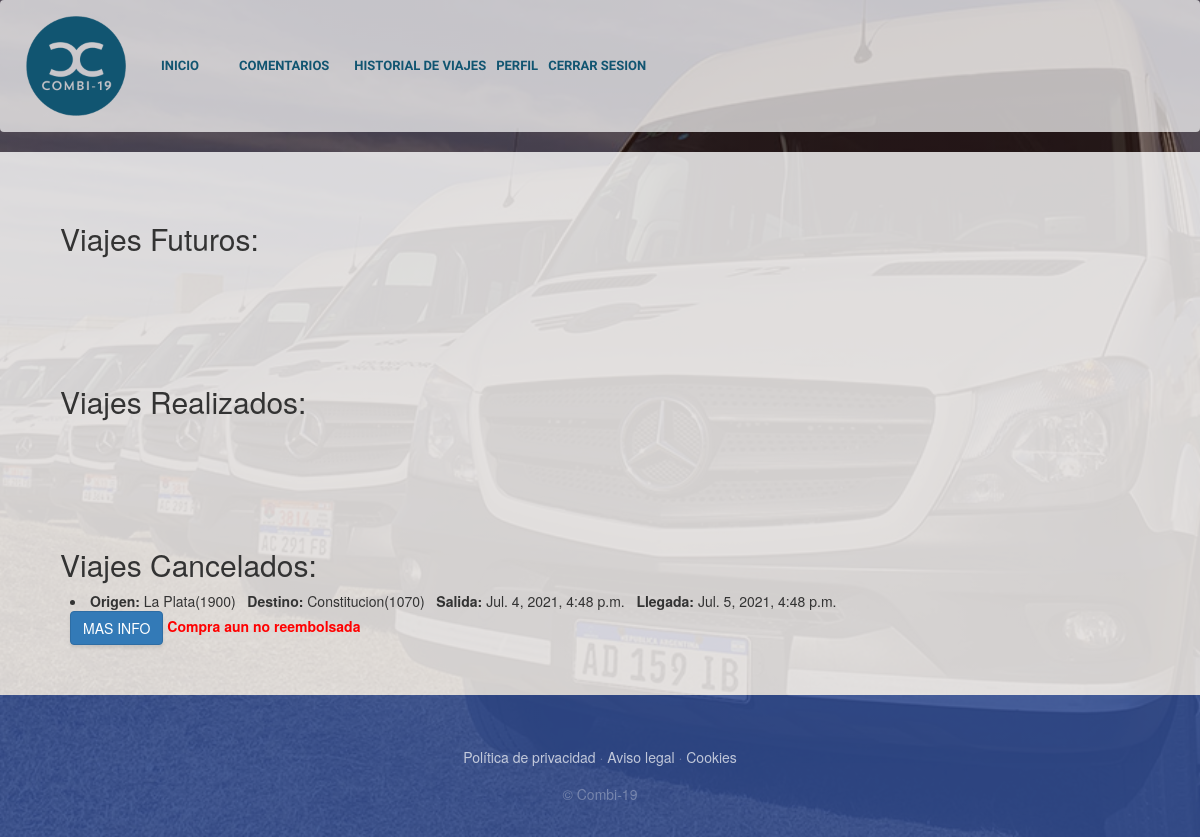
Screenshot of /HistorialDeViajes/ (signed in) with the database file from the repository.
### PaginaDePruebaApp/models.py (models this page shows, shortened)
class Compra(models.Model):
    fechaCompra=models.DateTimeField(auto_now_add=True)
    total=models.FloatField()
    viaje = models.ForeignKey(Viaje, on_delete= models.CASCADE)
    user = models.ForeignKey(Cliente, on_delete= models.CASCADE)
    insumos = models.ManyToManyField(Insumo,default=None,null=True,through='CantidadInsumo')
    comentario=models.OneToOneField(Comentario,on_delete=models.SET_NULL,default=None,null=True)
    invitados=models.ManyToManyField(Invitado,default=None,null=True)
    pendiente=models.BooleanField(default=False)
    cancelado=models.BooleanField(default=False)
    reembolso=models.OneToOneField(Reembolso, on_delete=CASCADE, default=None, null=True)
    class Meta:
        verbose_name="Compra"
        verbose_name_plural="Compras"

class Viaje(models.Model):
    enCurso=models.BooleanField(default=False, verbose_name="Viaje iniciado")
    finalizado=models.BooleanField(default=False, verbose_name="Viaje finalizado")
    insumo = models.ManyToManyField(Insumo, verbose_name="Lista de insumos", blank=True)
    combi = models.ForeignKey(Combi, verbose_name="Lista de combis",on_delete=models.PROTECT)
    ruta = models.ForeignKey(Ruta, verbose_name="ruta",on_delete=models.PROTECT)
    fechaSalida=models.DateTimeField()
    fechaLlegada=models.DateTimeField()
    duracion=models.CharField(max_length=20, default='')
    asientosDisponibles=models.PositiveIntegerField()
    precio=models.PositiveIntegerField()
    class Meta:
        verbose_name="Viaje"
        verbose_name_plural="Viajes"

class Ruta(models.Model):
    id = models.AutoField(primary_key=True)
    origen = models.ForeignKey(Lugar, on_delete= models.PROTECT,related_name = 'rutaOrigen')
    destino = models.ForeignKey(Lugar, on_delete= models.PROTECT, related_name = 'rutaDestino')
    distancia=models.PositiveIntegerField() #distancia en km
    descripcion = models.CharField(max_length=50, blank=False)
    class Meta:
        unique_together=('origen','destino','descripcion')  ## hace que no puede haber otra ruta con estos 3 campos iguales
        verbose_name="Ruta"
        verbose_name_plural="Rutas"

class Lugar(models.Model):
    nombre=models.CharField(max_length=30)
    codigoPostal=models.IntegerField(unique=True, primary_key=True)
    def __str__(self):
        return "{0}({1})".format(self.nombre, self.codigoPostal)
    class Meta:
        verbose_name="Lugar"
        verbose_name_plural="Lugares"

### PaginaDePruebaApp/views.py (the view)
# urls.py: path('HistorialDeViajes/', views.HistorialDeViajes,name = "HistorialDeViajes"),
def HistorialDeViajes(request):
    if request.user.is_authenticated:
        compras=Compra.objects.filter(user__user__id__icontains=request.user.id)
        persona=Cliente.objects.get(user_id=request.user.id)
        if compras:
            return render(request,"PaginaDePruebaApp/historialDeViajes.html", {"compras":compras,"persona":persona})
        else:
            return render(request,"PaginaDePruebaApp/historialDeViajes.html",{"persona":persona})

### PaginaDePruebaApp/templates/PaginaDePruebaApp/historialDeViajes.html (shortened to what this page needs)
{% extends "PaginaDePruebaApp/base.html" %}
{% load static %}
{% block content %}
{% if compras %}
<div style="background-color: rgba(255, 255, 255,0.8); padding:50px">
    <h2 style="margin-left: 10px;">Viajes Futuros:</h2>
</div>
<div style="background-color: rgba(255, 255, 255,0.8); padding:50px">
    <h2 style="margin-left: 10px;">Viajes Realizados:</h2>
</div>
<div style="background-color: rgba(255, 255, 255,0.8); padding:50px">
    <h2 style="margin-left: 10px;">Viajes Cancelados:</h2>
    {% for compra in compras %}
        {% if compra.cancelado %}
            <li style="margin-left: 20px;">
                <b>Origen: </b>{{compra.viaje.ruta.origen}} &nbsp; <b>Destino: </b>{{compra.viaje.ruta.destino}} &nbsp; <b>Salida: </b>{{compra.viaje.fechaSalida}} &nbsp; <b>Llegada: </b>{{compra.viaje.fechaLlegada}}
            </li>
            <a href="{% url 'infoViaje' compra.viaje.id %}" style="margin-left: 20px;" class="btn btn-primary">MAS INFO</a>
            {% if not compra.reembolso.realizado %}
                <b style="color: red;">Compra aun no reembolsada</b>
            {% else %}
                <b style="color: green;">Compra ya reembolsada: </b>${{compra.reembolso.dinero}}
            {% endif %}
        {% endif %}
    {% endfor %}
</div>
{% else %}
    <h4 style="background-color: rgba(255, 255, 255,0.8); color:black; padding:50px">No hay viajes en su historial</h4>
{% endif %}
{% endblock %}

### PaginaDePruebaApp/static/PaginaDePruebaApp/css/gestion.css (style rules this page uses)
body { font-family: 'Lora'; background: linear-gradient(rgba(47, 23, 15, 0.65), rgba(47, 23, 15, 0.65)), url("../img/fondo.jpg"); background-attachment: fixed; background-position: center; background-size: cover; }
h1, h2, h3, h4, h5, h6 { font-family: 'Raleway'; }
.btn { box-shadow: 0px 3px 3px 0px rgba(33, 37, 41, 0.1); }

### rows the page displays
Compra: viaje.ruta.origen "La Plata(1900)", viaje.ruta.destino "Constitucion(1070)", viaje.fechaSalida "Jul. 4, 2021, 4:48 p.m.", viaje.fechaLlegada "Jul. 5, 2021, 4:48 p.m.", shows "Compra aun no reembolsada"
